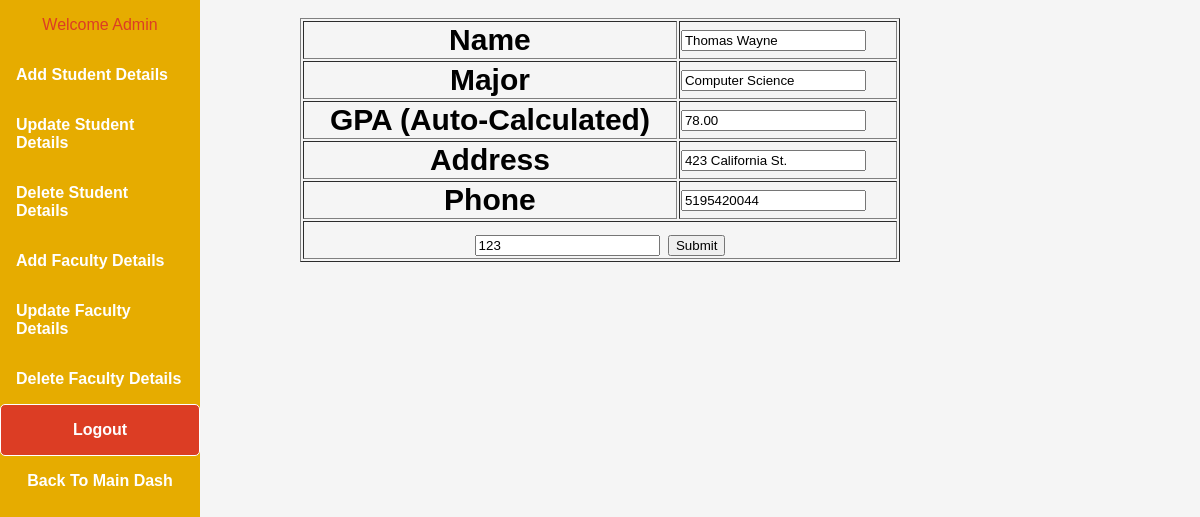
The app's page /admin/updateform.php?studentid=123 (signed in) with its own data.
### tables this page shows
CREATE TABLE `student_info` (
  `StudentID` int(11) NOT NULL,
  `StudentName` varchar(50) NOT NULL,
  `Major` varchar(50) DEFAULT NULL,
  `GPA` decimal(5,2) DEFAULT NULL,
  `address` varchar(255) DEFAULT NULL,
  `phone` varchar(20) DEFAULT NULL
);

### admin/updateform.php (the view, shortened to what this page needs)
<?php
	include('header.php');
	include('titleheader.php');
?>
<?php
	include ('../dbconnect.php');
	$id=$_GET['studentid'];
	$sql="SELECT * FROM  student.student_info WHERE StudentID = $id";
	$run = mysqli_query($db,$sql);
	$result=mysqli_fetch_assoc($run);
	$name=$result['StudentName'];
	$major=$result['Major'];
	$gpa=$result['GPA'];
	$Address=$result['address'];
	$Phone=$result['phone'];
?>
	<form method="POST" action="updatedata.php" enctype="multipart/form-data">
	<table border="1" align="center" style="width:50%;font-size: 30px;">
		 <tr>
				<th>Name</th>
					<td><input type="text" name="name" value="<?php echo $name; ?>"required></td>
		 </tr>
		 <tr>
				<th>Major</th>
				<td><input type="text" name="major" value="<?php if ( isset( $major ) ) {  echo $major; }?>" required></td>
		 </tr>
		<tr>
				<th>GPA (Auto-Calculated)</th>
				<td><input type="number" name="gpa" readonly value="<?php if ( isset( $gpa ) ) {  echo $gpa; }?>"required></td>
		</tr>
				 <tr>
				<th>Address</th>
				<td><input type="text" name="Address" value="<?php if ( isset( $Address ) ) {  echo $Address; }?>"required></td>
		</tr>
		<tr>
				<th>Phone</th>
				<td><input type="text" name="Phone" value="<?php if ( isset( $Phone ) ) {  echo $Phone; }?>"required></td>
		 </tr>
		 <tr>
		 	<td colspan="2" align="center">
		 		<input type="text" name="id" value="<?php echo $id;?>"/>
		 		<input height="30%" type="submit" name="Submit" value="Submit">
		 	</td>
		 </tr>
	</table>
	</form>

### css/dashboard.css (style rules this page uses)
* { box-sizing: border-box; }
body { margin: 0; font-family: Arial, Helvetica, sans-serif; background-color: whitesmoke }

### records on screen
student_info: name "Thomas Wayne", major "Computer Science", gpa "78.00", Address "423 California St.", Phone "5195420044"
